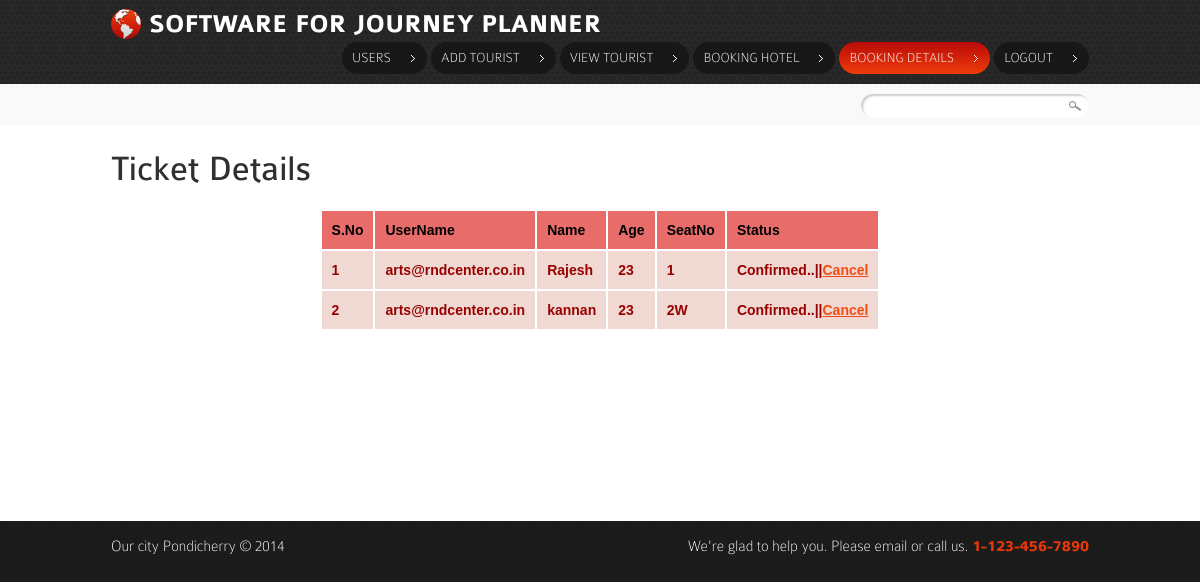
Screenshot of /view_bookedticket.php (signed in) with the database file from the repository.
### tables this page shows
CREATE TABLE `book_tour` (
  `id` int(11) NOT NULL,
  `username` varchar(100) NOT NULL,
  `tour_id` varchar(100) NOT NULL,
  `person` varchar(100) NOT NULL,
  `seatno` varchar(100) NOT NULL,
  `age` varchar(10) NOT NULL,
  `amount` varchar(100) NOT NULL,
  `day` varchar(100) NOT NULL,
  `month` varchar(100) NOT NULL,
  `year` varchar(100) NOT NULL,
  `status` int(11) NOT NULL,
  `rdate` varchar(100) NOT NULL
);

### view_bookedticket.php (the view, shortened to what this page needs)
<!DOCTYPE html>
<html lang="en">
<head>
	<link rel="stylesheet" href="css/reset.css" type="text/css" media="all">
	<link rel="stylesheet" href="css/grid.css" type="text/css" media="all">
	<link rel="stylesheet" href="css/style.css" type="text/css" media="all">
</head>
<body>
	<header>
		<nav>
			<div class="container">
				<div class="wrapper">
					<h1><a href="index.php"><strong>SOFTWARE FOR JOURNEY PLANNER</strong></a></h1>
					<ul>
							<li><a href="view_details.php" >Users</a></li>
						<li><a href="add_tourist.php"  >Add Tourist</a></li>
						<li><a href="view_tour.php" >View Tourist</a></li>
						<li><a href="view_bookhotel.php" >Booking Hotel</a></li>
					<li><a href="view_bookedticket.php" class="current" >Booking Details</a></li>
								<li><a href="logout.php" >Logout</a></li>
					</ul>
			  </div>
			</div>
		</nav>
		<section class="adv-content">
			<div class="container">
				<ul class="breadcrumbs">
					<li></li>
				</ul>
				<form action="" id="search-form">
					<fieldset>
						<input type="text" value=""><input type="submit" value="" >
					</fieldset>
				</form>
			</div>
		</section><div class="ic"></div>
	</header>
	<section id="content">
	  <div class="top">
			<div class="container">
				<h2>Ticket Details </h2>
			  <div align="center">
<table width="500" border="1" cellpadding="10">
  <tr>
    <td bgcolor="#E86D6A"><span class="style1">S.No</span></td>
    <td bgcolor="#E86D6A"><span class="style1"><strong>UserName</strong></span></td>
    <td bgcolor="#E86D6A"><span class="style1">Name</span></td>
    <td bgcolor="#E86D6A"><span class="style1">Age</span></td>
	 <td bgcolor="#E86D6A"><span class="style1">SeatNo</span></td>
    <td bgcolor="#E86D6A"><span class="style1">Status</span></td>
    </tr>
	<?php
	$i=0;
	$tquery = mysql_query("select * from book_tour");
	while($tres = mysql_fetch_array($tquery))
	{
	$i++;
	?>
  <tr>
    <td bgcolor="#F0D9D2"><?php echo $i; ?></td>
    <td bgcolor="#F0D9D2"><?php echo $tres['username'];?></td>
    <td bgcolor="#F0D9D2"><?php echo $tres['person'];?></td>
    <td bgcolor="#F0D9D2"><?php echo $tres['age'];?></td>
	<td bgcolor="#F0D9D2"><?php echo $tres['seatno'];?></td>
    <td bgcolor="#F0D9D2"><?php
	if($tres['status']==0)
	{
	?>
<a href="view_bookedticket.php?id=<?php echo $tres['id'];?>&act=confirm">Confirm</a>||<a href="view_bookedticket.php?id=<?php echo $tres['id'];?>&act=cancel">Cancel</a>
<?php
	}elseif($tres['status']==1)
	{
	echo "Confirmed..";?>||<a href="view_bookedticket.php?id=<?php echo $tres['id'];?>&act=cancel">Cancel</a><?php
	}else{
?><a href="view_bookedticket.php?id=<?php echo $tres['id'];?>&act=confirm">Confirmed</a>||<?php
echo "Cancelled..";
	}
?></td>
    </tr>
	<?php
	}
	?>
</table>
<h3>&nbsp;</h3>
	<p>&nbsp;</p>
                <h3 style="color:#333333;">&nbsp;</h3>
	<p>&nbsp;</p>
	</div>
			</div>
		</div>
	</section>
	<footer>
		<div class="container">
			<div class="wrapper">
				<div class="copy">Our city Pondicherry &copy; 2014</div>
				<address class="phone">
					We're glad to help you. Please email or call us. <strong>1-123-456-7890</strong>
				</address>
			</div>
		</div>
	</footer>
</body>
</html>

### css/grid.css (style rules this page uses)
.container { width: 978px; margin: 0 auto; position:relative; }

### css/style.css (style rules this page uses)
article, aside, audio, canvas, command, datalist, details, embed, figcaption, figure, footer, header, hgroup, keygen, meter, nav, output, progress, section, source, video { display:block }
body { background:url(../images/body-bg.gif) #1b1b1b;font-family:Arial, Helvetica, sans-serif;font-size:100%;line-height:1.125em;color:#9f9f9f }
html { min-width:980px }
html, body { height:100% }
.container { font-size:.75em; }
header { overflow:hidden;background:url(../images/header-pattern.gif) #1f1f1f }
#content .top { background:#fff;padding:29px 0 35px 0 }
.wrapper { width:100%;overflow:hidden }
input, select, textarea { font-family:Arial, Helvetica, sans-serif;font-size:1em;vertical-align:middle;font-weight:normal }
p { margin-bottom:1.5em }
a { color:#f24c15;outline:none }
h2 { font-size:36px;line-height:30px;color:#303030;font-weight:normal;font-family:'ColaborateRegular';font-weight:normal;margin-bottom:.7em }
h3 { font-size:18px;line-height:1.2em;font-family:'ColaborateRegular';font-weight:normal;margin-bottom:1em }
header h1 { background:url(../images/logo.png) no-repeat 0 0;padding:2px 0 0 38px;font-family:'ColaborateThinRegular';font-size:26px;line-height:1.2em;color:#fff;font-weight:normal;float:left }
header h1 a { color:#fff;text-decoration:none }
header h1 strong { font-family:'ColaborateBoldRegular';font-weight:normal }
header nav { padding:7px 0 10px 0 }
header nav ul { float:right;padding:2px 0 0 0 }
header nav ul li { float:left;padding-left:4px }
header nav ul li a { position:relative;float:left;font-size:14px;color:#fff;text-decoration:none;font-family:'ColaborateThinRegular';text-transform:uppercase;height:32px;line-height:32px;background-color:#181717;padding:0 36px 0 10px;border-radius:17px;-moz-border-radius:17px;-webkit-border-radius:17px }
header nav ul li a:hover, header nav ul li a.current { background-image:-moz-linear-gradient(top, #ee3c09, #b90a09); background-image:-webkit-gradient(linear,left bottom,left top,color-stop(0, #ee3c09),color-stop(1, #b90a09)); filter: progid:DXImageTransform.Microsoft.gradient(startColorstr='#ee3c09', endColorstr='#b90a09'); -ms-filter:"progid:DXImageTransform.Microsoft.gradient(startColorstr='#ee3c09', endColorstr='#b90a09')"; }
header nav ul li a:after { content:'';display:block;position:absolute;right:12px;top:13px;width:4px;height:7px;background:url(../images/arrow1.gif) no-repeat 0 0 }
header .adv-content { overflow:hidden;background:#f9f9f9;padding:10px 0 8px 0 }
header .breadcrumbs { float:left;padding:3px 0 0 10px }
header .breadcrumbs li { display:inline;color:#212121;padding-left:5px }
footer .container { color:#fff;font-size:16px;line-height:1.2em;padding:16px 0 16px 0;font-family:'ColaborateThinRegular'; }
footer .copy { float:left }
footer .phone { float:right;font-style:normal }
footer .phone strong { font-family:'ColaborateBoldRegular';font-weight:normal;color:#e83709 }
#search-form { float:right;position:relative }
#search-form fieldset { border:none }
#search-form input[type=text] { background:#fff;width:195px;border:none;border-radius:20px;-moz-border-radius:20px;-webkit-border-radius:20px;padding:4px 25px 5px 8px;box-shadow:rgba(0, 0, 0, .2) 2px 2px 2px inset;-moz-box-shadow:rgba(0, 0, 0, .2) 2px 2px 2px inset;-webkit-box-shadow:rgba(0, 0, 0, .2) 2px 2px 2px inset;background:url(../images/search-bg.gif) no-repeat 100% 7px #fff }
#search-form input[type=submit] { width:20px;height:20px;position:absolute;right:5px;top:0;border:none;background:none;cursor:pointer }

### view_bookedticket.php (style rules this page uses)
td { color:#990000; font-size:14px; font-stretch:expanded; font-weight:800; }
tr { margin-bottom:30px; }
.style1 { color: #000000 }

### rows the page displays
book_tour: username "arts@rndcenter.co.in", person "Rajesh", age "23", seatno "1"
book_tour: username "arts@rndcenter.co.in", person "kannan", age "23", seatno "2W"
